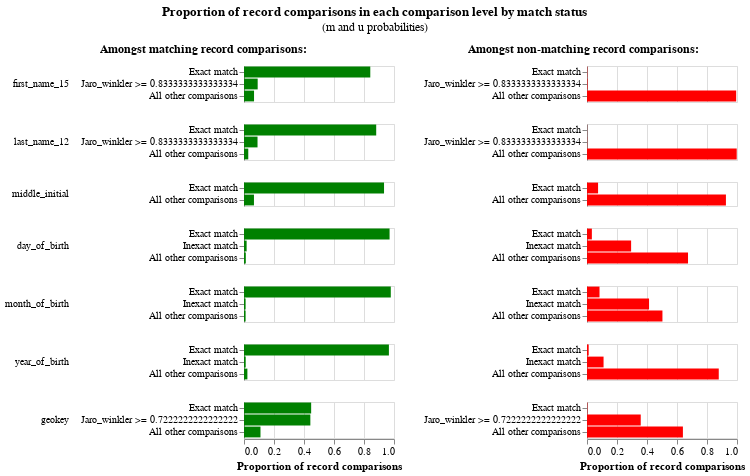

Notebook source saved alongside this figure:
### Code cell
linker.m_u_parameters_chart()

### Figure 1 — Vega-Lite specification as saved in the notebook (floating-point values rounded to 4 significant figures)
{"config": {"view": {"continuousWidth": 300, "continuousHeight": 300, "discreteHeight": 300, "discreteWidth": 400}, "header": {"title": null}, "title": {"anchor": "middle", "offset": 10}}, "hconcat": [{"mark": "bar", "encoding": {"color": {"value": "green"}, "row": {"field": "comparison_name", "header": {"labelAlign": "left", "labelAnchor": "middle", "labelAngle": 0}, "sort": {"field": "comparison_sort_order"}, "type": "nominal"}, "tooltip": [{"field": "m_probability_description", "title": "m probability description", "type": "nominal"}, {"field": "comparison_name", "title": "Comparison column name", "type": "nominal"}, {"field": "label_for_charts", "title": "Label", "type": "ordinal"}, {"field": "sql_condition", "title": "SQL condition", "type": "nominal"}, {"field": "m_probability", "format": ".4p", "title": "m probability", "type": "quantitative"}, {"field": "u_probability", "format": ".4p", "title": "u probability", "type": "quantitative"}, {"field": "bayes_factor", "format": ",.4f", "title": "Bayes factor = m/u", "type": "quantitative"}, {"field": "log2_bayes_factor", "format": ",.4f", "title": "Match weight = log2(m/u)", "type": "quantitative"}], "x": {"axis": {"title": "Proportion of record comparisons"}, "field": "m_probability", "type": "quantitative"}, "y": {"axis": {"title": null}, "field": "label_for_charts", "sort": {"field": "comparison_vector_value", "order": "descending"}, "type": "nominal"}}, "height": {"step": 12}, "resolve": {"scale": {"y": "independent"}}, "title": {"text": "Amongst matching record comparisons:", "fontSize": 12, "fontWeight": "bold"}, "transform": [{"filter": "(datum.bayes_factor != 'no-op filter due to vega lite issue 4680')"}], "width": 150}, {"mark": "bar", "encoding": {"color": {"value": "red"}, "row": {"field": "comparison_name", "header": {"labels": false}, "sort": {"field": "comparison_sort_order"}, "type": "nominal"}, "tooltip": [{"field": "u_probability_description", "title": "u probability description", "type": "nominal"}, {"field": "comparison_name", "title": "Comparison column name", "type": "nominal"}, {"field": "label_for_charts", "title": "Label", "type": "ordinal"}, {"field": "sql_condition", "title": "SQL condition", "type": "nominal"}, {"field": "m_probability", "format": ".4p", "title": "m probability", "type": "quantitative"}, {"field": "u_probability", "format": ".4p", "title": "u probability", "type": "quantitative"}, {"field": "bayes_factor", "format": ",.4f", "title": "Bayes factor = m/u", "type": "quantitative"}, {"field": "log2_bayes_factor", "format": ",.4f", "title": "Match weight = log2(m/u)", "type": "quantitative"}], "x": {"axis": {"title": "Proportion of record comparisons"}, "field": "u_probability", "type": "quantitative"}, "y": {"axis": {"title": null}, "field": "label_for_charts", "sort": {"field": "comparison_vector_value", "order": "descending"}, "type": "nominal"}}, "height": {"step": 12}, "resolve": {"scale": {"y": "independent"}}, "title": {"text": "Amongst non-matching record comparisons:", "fontSize": 12, "fontWeight": "bold"}, "transform": [{"filter": "(datum.bayes_factor != 'no-op filter2 due to vega lite issue 4680')"}], "width": 150}], "data": {"name": "data-f41980aa67bc635c39780fe421bfd963"}, "title": {"text": "Proportion of record comparisons in each comparison level by match status", "subtitle": "(m and u probabilities)"}, "$schema": "https://vega.github.io/schema/vega-lite/v5.9.3.json", "datasets": {"data-f41980aa67bc635c39780fe421bfd963": [{"comparison_name": "first_name_15", "sql_condition": "`first_name_15_l` = `first_name_15_r`", "label_for_charts": "Exact match", "m_probability": 0.8419, "u_probability": 0.002029, "m_probability_description": "Amongst matching record comparisons, 84.19% of records are in the exact match comparison level", "u_probability_description": "Amongst non-matching record comparisons, 0.20% of records are in the exact match comparison level", "has_tf_adjustments": false, "tf_adjustment_column": null, "tf_adjustment_weight": 1.0, "is_null_level": false, "bayes_factor": 415.0, "log2_bayes_factor": 8.697, "comparison_vector_value": 2, "max_comparison_vector_value": 2, "bayes_factor_description": "If comparison level is `exact match` then comparison is 415.01 times more likely to be a match", "probability_two_random_records_match": 1.423e-05, "comparison_sort_order": 0}, {"comparison_name": "first_name_15", "sql_condition": "jaro_winkler(`first_name_15_l`, `first_name_15_r`) >= 0.8333333333333334", "label_for_charts": "Jaro_winkler >= 0.8333333333333334", "m_probability": 0.09117, "u_probability": 0.003472, "m_probability_description": "Amongst matching record comparisons, 9.12% of records are in the jaro_winkler >= 0.8333333333333334 comparison level", "u_probability_description": "Amongst non-matching record comparisons, 0.35% of records are in the jaro_winkler >= 0.8333333333333334 comparison level", "has_tf_adjustments": false, "tf_adjustment_column": null, "tf_adjustment_weight": 1.0, "is_null_level": false, "bayes_factor": 26.26, "log2_bayes_factor": 4.715, "comparison_vector_value": 1, "max_comparison_vector_value": 2, "bayes_factor_description": "If comparison level is `jaro_winkler >= 0.8333333333333334` then comparison is 26.26 times more likely to be a match", "probability_two_random_records_match": 1.423e-05, "comparison_sort_order": 0}, {"comparison_name": "first_name_15", "sql_condition": "ELSE", "label_for_charts": "All other comparisons", "m_probability": 0.06692, "u_probability": 0.9945, "m_probability_description": "Amongst matching record comparisons, 6.69% of records are in the all other comparisons comparison level", "u_probability_description": "Amongst non-matching record comparisons, 99.45% of records are in the all other comparisons comparison level", "has_tf_adjustments": false, "tf_adjustment_column": null, "tf_adjustment_weight": 1.0, "is_null_level": false, "bayes_factor": 0.06729, "log2_bayes_factor": -3.893, "comparison_vector_value": 0, "max_comparison_vector_value": 2, "bayes_factor_description": "If comparison level is `all other comparisons` then comparison is  14.86 times less likely to be a match", "probability_two_random_records_match": 1.423e-05, "comparison_sort_order": 0}, {"comparison_name": "last_name_12", "sql_condition": "`last_name_12_l` = `last_name_12_r`", "label_for_charts": "Exact match", "m_probability": 0.8814, "u_probability": 0.000678, "m_probability_description": "Amongst matching record comparisons, 88.14% of records are in the exact match comparison level", "u_probability_description": "Amongst non-matching record comparisons, 0.07% of records are in the exact match comparison level", "has_tf_adjustments": false, "tf_adjustment_column": null, "tf_adjustment_weight": 1.0, "is_null_level": false, "bayes_factor": 1300.0, "log2_bayes_factor": 10.34, "comparison_vector_value": 2, "max_comparison_vector_value": 2, "bayes_factor_description": "If comparison level is `exact match` then comparison is 1,299.97 times more likely to be a match", "probability_two_random_records_match": 1.423e-05, "comparison_sort_order": 1}, {"comparison_name": "last_name_12", "sql_condition": "jaro_winkler(`last_name_12_l`, `last_name_12_r`) >= 0.8333333333333334", "label_for_charts": "Jaro_winkler >= 0.8333333333333334", "m_probability": 0.09017, "u_probability": 0.001281, "m_probability_description": "Amongst matching record comparisons, 9.02% of records are in the jaro_winkler >= 0.8333333333333334 comparison level", "u_probability_description": "Amongst non-matching record comparisons, 0.13% of records are in the jaro_winkler >= 0.8333333333333334 comparison level", "has_tf_adjustments": false, "tf_adjustment_column": null, "tf_adjustment_weight": 1.0, "is_null_level": false, "bayes_factor": 70.42, "log2_bayes_factor": 6.138, "comparison_vector_value": 1, "max_comparison_vector_value": 2, "bayes_factor_description": "If comparison level is `jaro_winkler >= 0.8333333333333334` then comparison is 70.42 times more likely to be a match", "probability_two_random_records_match": 1.423e-05, "comparison_sort_order": 1}, {"comparison_name": "last_name_12", "sql_condition": "ELSE", "label_for_charts": "All other comparisons", "m_probability": 0.02847, "u_probability": 0.998, "m_probability_description": "Amongst matching record comparisons, 2.85% of records are in the all other comparisons comparison level", "u_probability_description": "Amongst non-matching record comparisons, 99.80% of records are in the all other comparisons comparison level", "has_tf_adjustments": false, "tf_adjustment_column": null, "tf_adjustment_weight": 1.0, "is_null_level": false, "bayes_factor": 0.02852, "log2_bayes_factor": -5.132, "comparison_vector_value": 0, "max_comparison_vector_value": 2, "bayes_factor_description": "If comparison level is `all other comparisons` then comparison is  35.06 times less likely to be a match", "probability_two_random_records_match": 1.423e-05, "comparison_sort_order": 1}, {"comparison_name": "middle_initial", "sql_condition": "`middle_initial_l` = `middle_initial_r`", "label_for_charts": "Exact match", "m_probability": 0.9336, "u_probability": 0.07383, "m_probability_description": "Amongst matching record comparisons, 93.36% of records are in the exact match comparison level", "u_probability_description": "Amongst non-matching record comparisons, 7.38% of records are in the exact match comparison level", "has_tf_adjustments": false, "tf_adjustment_column": null, "tf_adjustment_weight": 1.0, "is_null_level": false, "bayes_factor": 12.65, "log2_bayes_factor": 3.661, "comparison_vector_value": 1, "max_comparison_vector_value": 1, "bayes_factor_description": "If comparison level is `exact match` then comparison is 12.65 times more likely to be a match", "probability_two_random_records_match": 1.423e-05, "comparison_sort_order": 2}, {"comparison_name": "middle_initial", "sql_condition": "ELSE", "label_for_charts": "All other comparisons", "m_probability": 0.06641, "u_probability": 0.9262, "m_probability_description": "Amongst matching record comparisons, 6.64% of records are in the all other comparisons comparison level", "u_probability_description": "Amongst non-matching record comparisons, 92.62% of records are in the all other comparisons comparison level", "has_tf_adjustments": false, "tf_adjustment_column": null, "tf_adjustment_weight": 1.0, "is_null_level": false, "bayes_factor": 0.0717, "log2_bayes_factor": -3.802, "comparison_vector_value": 0, "max_comparison_vector_value": 1, "bayes_factor_description": "If comparison level is `all other comparisons` then comparison is  13.95 times less likely to be a match", "probability_two_random_records_match": 1.423e-05, "comparison_sort_order": 2}, {"comparison_name": "day_of_birth", "sql_condition": "`day_of_birth_l` = `day_of_birth_r`", "label_for_charts": "Exact match", "m_probability": 0.9705, "u_probability": 0.03243, "m_probability_description": "Amongst matching record comparisons, 97.05% of records are in the exact match comparison level", "u_probability_description": "Amongst non-matching record comparisons, 3.24% of records are in the exact match comparison level", "has_tf_adjustments": false, "tf_adjustment_column": null, "tf_adjustment_weight": 1.0, "is_null_level": false, "bayes_factor": 29.92, "log2_bayes_factor": 4.903, "comparison_vector_value": 2, "max_comparison_vector_value": 2, "bayes_factor_description": "If comparison level is `exact match` then comparison is 29.92 times more likely to be a match", "probability_two_random_records_match": 1.423e-05, "comparison_sort_order": 3}, {"comparison_name": "day_of_birth", "sql_condition": "abs(day_of_birth_l - day_of_birth_r) <= 5", "label_for_charts": "Inexact match", "m_probability": 0.01747, "u_probability": 0.2941, "m_probability_description": "Amongst matching record comparisons, 1.75% of records are in the inexact match comparison level", "u_probability_description": "Amongst non-matching record comparisons, 29.41% of records are in the inexact match comparison level", "has_tf_adjustments": false, "tf_adjustment_column": null, "tf_adjustment_weight": 1.0, "is_null_level": false, "bayes_factor": 0.05939, "log2_bayes_factor": -4.074, "comparison_vector_value": 1, "max_comparison_vector_value": 2, "bayes_factor_description": "If comparison level is `inexact match` then comparison is  16.84 times less likely to be a match", "probability_two_random_records_match": 1.423e-05, "comparison_sort_order": 3}, {"comparison_name": "day_of_birth", "sql_condition": "ELSE", "label_for_charts": "All other comparisons", "m_probability": 0.01203, "u_probability": 0.6735, "m_probability_description": "Amongst matching record comparisons, 1.20% of records are in the all other comparisons comparison level", "u_probability_description": "Amongst non-matching record comparisons, 67.35% of records are in the all other comparisons comparison level", "has_tf_adjustments": false, "tf_adjustment_column": null, "tf_adjustment_weight": 1.0, "is_null_level": false, "bayes_factor": 0.01787, "log2_bayes_factor": -5.807, "comparison_vector_value": 0, "max_comparison_vector_value": 2, "bayes_factor_description": "If comparison level is `all other comparisons` then comparison is  55.97 times less likely to be a match", "probability_two_random_records_match": 1.423e-05, "comparison_sort_order": 3}, {"comparison_name": "month_of_birth", "sql_condition": "`month_of_birth_l` = `month_of_birth_r`", "label_for_charts": "Exact match", "m_probability": 0.9786, "u_probability": 0.08339, "m_probability_description": "Amongst matching record comparisons, 97.86% of records are in the exact match comparison level", "u_probability_description": "Amongst non-matching record comparisons, 8.34% of records are in the exact match comparison level", "has_tf_adjustments": false, "tf_adjustment_column": null, "tf_adjustment_weight": 1.0, "is_null_level": false, "bayes_factor": 11.74, "log2_bayes_factor": 3.553, "comparison_vector_value": 2, "max_comparison_vector_value": 2, "bayes_factor_description": "If comparison level is `exact match` then comparison is 11.74 times more likely to be a match", "probability_two_random_records_match": 1.423e-05, "comparison_sort_order": 4}, {"comparison_name": "month_of_birth", "sql_condition": "abs(month_of_birth_l - month_of_birth_r) <= 3", "label_for_charts": "Inexact match", "m_probability": 0.0107, "u_probability": 0.4137, "m_probability_description": "Amongst matching record comparisons, 1.07% of records are in the inexact match comparison level", "u_probability_description": "Amongst non-matching record comparisons, 41.37% of records are in the inexact match comparison level", "has_tf_adjustments": false, "tf_adjustment_column": null, "tf_adjustment_weight": 1.0, "is_null_level": false, "bayes_factor": 0.02586, "log2_bayes_factor": -5.273, "comparison_vector_value": 1, "max_comparison_vector_value": 2, "bayes_factor_description": "If comparison level is `inexact match` then comparison is  38.67 times less likely to be a match", "probability_two_random_records_match": 1.423e-05, "comparison_sort_order": 4}, {"comparison_name": "month_of_birth", "sql_condition": "ELSE", "label_for_charts": "All other comparisons", "m_probability": 0.01068, "u_probability": 0.5029, "m_probability_description": "Amongst matching record comparisons, 1.07% of records are in the all other comparisons comparison level", "u_probability_description": "Amongst non-matching record comparisons, 50.29% of records are in the all other comparisons comparison level", "has_tf_adjustments": false, "tf_adjustment_column": null, "tf_adjustment_weight": 1.0, "is_null_level": false, "bayes_factor": 0.02124, "log2_bayes_factor": -5.557, "comparison_vector_value": 0, "max_comparison_vector_value": 2, "bayes_factor_description": "If comparison level is `all other comparisons` then comparison is  47.07 times less likely to be a match", "probability_two_random_records_match": 1.423e-05, "comparison_sort_order": 4}, {"comparison_name": "year_of_birth", "sql_condition": "`year_of_birth_l` = `year_of_birth_r`", "label_for_charts": "Exact match", "m_probability": 0.9661, "u_probability": 0.01119, "m_probability_description": "Amongst matching record comparisons, 96.61% of records are in the exact match comparison level", "u_probability_description": "Amongst non-matching record comparisons, 1.12% of records are in the exact match comparison level", "has_tf_adjustments": false, "tf_adjustment_column": null, "tf_adjustment_weight": 1.0, "is_null_level": false, "bayes_factor": 86.3, "log2_bayes_factor": 6.431, "comparison_vector_value": 2, "max_comparison_vector_value": 2, "bayes_factor_description": "If comparison level is `exact match` then comparison is 86.30 times more likely to be a match", "probability_two_random_records_match": 1.423e-05, "comparison_sort_order": 5}, {"comparison_name": "year_of_birth", "sql_condition": "abs(year_of_birth_l - year_of_birth_r) <= 5", "label_for_charts": "Inexact match", "m_probability": 0.01134, "u_probability": 0.1104, "m_probability_description": "Amongst matching record comparisons, 1.13% of records are in the inexact match comparison level", "u_probability_description": "Amongst non-matching record comparisons, 11.04% of records are in the inexact match comparison level", "has_tf_adjustments": false, "tf_adjustment_column": null, "tf_adjustment_weight": 1.0, "is_null_level": false, "bayes_factor": 0.1028, "log2_bayes_factor": -3.283, "comparison_vector_value": 1, "max_comparison_vector_value": 2, "bayes_factor_description": "If comparison level is `inexact match` then comparison is  9.73 times less likely to be a match", "probability_two_random_records_match": 1.423e-05, "comparison_sort_order": 5}, {"comparison_name": "year_of_birth", "sql_condition": "ELSE", "label_for_charts": "All other comparisons", "m_probability": 0.02259, "u_probability": 0.8784, "m_probability_description": "Amongst matching record comparisons, 2.26% of records are in the all other comparisons comparison level", "u_probability_description": "Amongst non-matching record comparisons, 87.84% of records are in the all other comparisons comparison level", "has_tf_adjustments": false, "tf_adjustment_column": null, "tf_adjustment_weight": 1.0, "is_null_level": false, "bayes_factor": 0.02572, "log2_bayes_factor": -5.281, "comparison_vector_value": 0, "max_comparison_vector_value": 2, "bayes_factor_description": "If comparison level is `all other comparisons` then comparison is  38.89 times less likely to be a match", "probability_two_random_records_match": 1.423e-05, "comparison_sort_order": 5}, {"comparison_name": "geokey", "sql_condition": "`geokey_l` = `geokey_r`", "label_for_charts": "Exact match", "m_probability": 0.4477, "u_probability": 0.002344, "m_probability_description": "Amongst matching record comparisons, 44.77% of records are in the exact match comparison level", "u_probability_description": "Amongst non-matching record comparisons, 0.23% of records are in the exact match comparison level", "has_tf_adjustments": false, "tf_adjustment_column": null, "tf_adjustment_weight": 1.0, "is_null_level": false, "bayes_factor": 191.0, "log2_bayes_factor": 7.578, "comparison_vector_value": 2, "max_comparison_vector_value": 2, "bayes_factor_description": "If comparison level is `exact match` then comparison is 191.01 times more likely to be a match", "probability_two_random_records_match": 1.423e-05, "comparison_sort_order": 6}, {"comparison_name": "geokey", "sql_condition": "jaro_winkler(`geokey_l`, `geokey_r`) >= 0.7222222222222222", "label_for_charts": "Jaro_winkler >= 0.7222222222222222", "m_probability": 0.4424, "u_probability": 0.3583, "m_probability_description": "Amongst matching record comparisons, 44.24% of records are in the jaro_winkler >= 0.7222222222222222 comparison level", "u_probability_description": "Amongst non-matching record comparisons, 35.83% of records are in the jaro_winkler >= 0.7222222222222222 comparison level", "has_tf_adjustments": false, "tf_adjustment_column": null, "tf_adjustment_weight": 1.0, "is_null_level": false, "bayes_factor": 1.235, "log2_bayes_factor": 0.3041, "comparison_vector_value": 1, "max_comparison_vector_value": 2, "bayes_factor_description": "If comparison level is `jaro_winkler >= 0.7222222222222222` then comparison is 1.23 times more likely to be a match", "probability_two_random_records_match": 1.423e-05, "comparison_sort_order": 6}, {"comparison_name": "geokey", "sql_condition": "ELSE", "label_for_charts": "All other comparisons", "m_probability": 0.1099, "u_probability": 0.6394, "m_probability_description": "Amongst matching record comparisons, 10.99% of records are in the all other comparisons comparison level", "u_probability_description": "Amongst non-matching record comparisons, 63.94% of records are in the all other comparisons comparison level", "has_tf_adjustments": false, "tf_adjustment_column": null, "tf_adjustment_weight": 1.0, "is_null_level": false, "bayes_factor": 0.1719, "log2_bayes_factor": -2.54, "comparison_vector_value": 0, "max_comparison_vector_value": 2, "bayes_factor_description": "If comparison level is `all other comparisons` then comparison is  5.82 times less likely to be a match", "probability_two_random_records_match": 1.423e-05, "comparison_sort_order": 6}]}}
